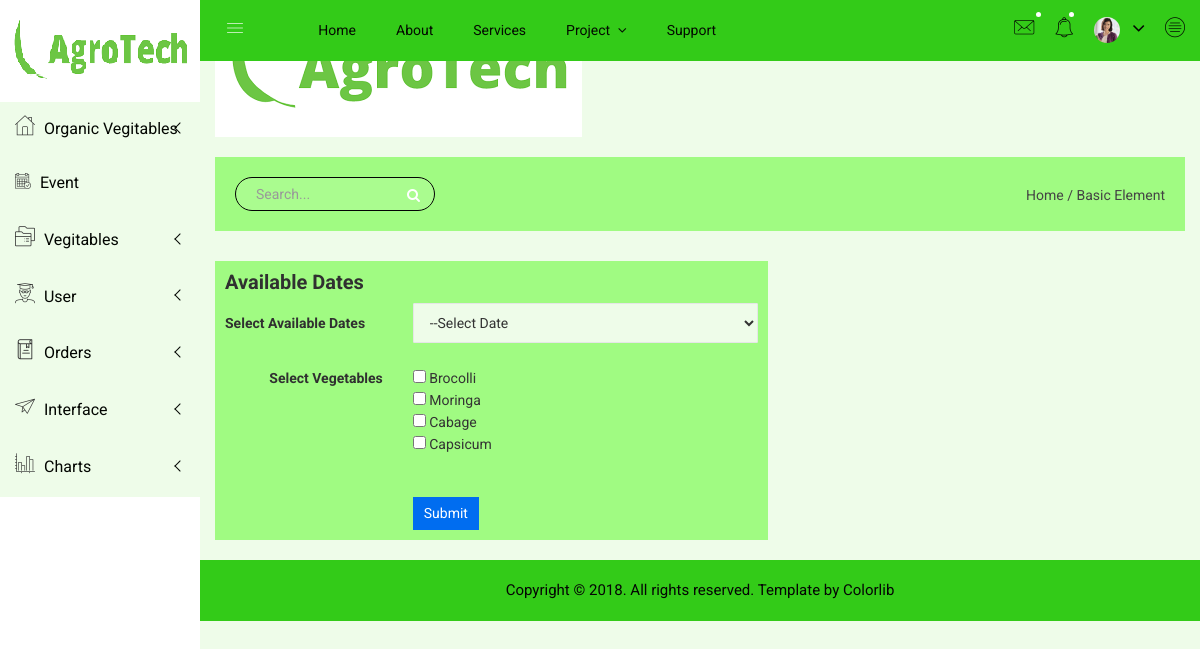
The page /Vegetables/add_available_vegies_on_date on the database its author committed.
### tables this page shows
CREATE TABLE IF NOT EXISTS `vegitables_mst` (
  `veg_id` int(11) NOT NULL AUTO_INCREMENT,
  `veg_name` varchar(255) NOT NULL,
  `veg_type_id` int(11) NOT NULL,
  `veg_unit_id` int(11) NOT NULL,
  `veg_photo` varchar(255) NOT NULL,
  `veg_rate` varchar(255) NOT NULL,
  PRIMARY KEY (`veg_id`)
);

### application/views/includes/main_layout.php (called while the page is built, shortened)
<?php
$this->load->view('includes/header');
$this->load->view('includes/left_menu');
$this->load->view('includes/mobile_menu_area');
$this->load->view($inner_view);
?>

### application/controllers/Vegetables.php (called while the page is built, shortened)
<?php
class Vegetables extends CI_Controller {
	function __construct(){
		$this->load->Model('Veg_Model');
		$config['upload_path']          = './uploads/vegetables/';
        $config['allowed_types']        = 'gif|jpg|png|jpeg';
        $config['max_size']             = 500;
        $config['max_width']            = 1024;
        $config['max_height']           = 768;
        $this->load->library('upload', $config);
	}
	function add_available_vegies_on_date()
	{
		$date=$this->Veg_Model->getAvailableDates();
		$data['date']=$date;
		$result=$this->Veg_Model->get_Vegies();
		$data['rs']=$result;
		$data['inner_view']='add_available_vegies_on_dates';
		$this->load->view('includes/main_layout',$data);
	}
}
?>

### index.php (called while the page is built, shortened)
<?php
require_once BASEPATH.'core/CodeIgniter.php';

### application/models/Veg_Model.php (called while the page is built, shortened)
<?php
class Veg_Model extends CI_Model {
	function get_Vegies(){
		$query='SELECT v.veg_id,v.veg_photo,vr.vr_rate_per_unit,v.veg_name,vt.veg_type,vu.vunit_unit,vu.vunit_qty
from vegitables_mst as v
join vegies_unit_mst as vu on vu.vunit_id=v.veg_unit_id
join vegies_type_mst as vt on vt.type_id=v.veg_type_id
join veegitable_rate_mst as vr on vr.vr_veg_id=v.veg_id';
		$result=$this->db->query($query);
		return $result->result_array();
	}
	function getAvailableDates(){
		$this->db->distinct();
		$this->db->select('av_date');
		$this->db->select('av_end_date');
		$result=$this->db->get('available_date_mst');
		return $result->result_array();
	}
}
?>

### application/views/add_available_vegies_on_dates.php (the view, shortened to what this page needs)
<div class="basic-form-area mg-b-15">
            <div class="container-fluid">
                <div class="row">
<div class="col-lg-7 col-md-7 col-sm-7 col-xs-12">
                        <div class="sparkline9-list responsive-mg-b-30">
                            <div class="sparkline9-hd">
                                <div class="main-sparkline9-hd">
                                    <h1>Available Dates</h1>
                                </div>
                            </div>
                            <div class="sparkline9-graph">
                                <div class="basic-login-form-ad">
                                    <div class="row">
                                        <div class="col-lg-12 col-md-12 col-sm-12 col-xs-12">
                                            <div class="basic-login-inner">
                                                <form name="frm" id="frm" method="post" action="<?php echo base_url().'Vegetables/add_av_vegies_dates_action'?>">
                                                <div class="form-group-inner">
                                                        <div class="row">
                                                            <div class="col-lg-4 col-md-4 col-sm-4 col-xs-12">
                                                                <label class="login2">Select Available Dates</label>
                                                            </div>
                                                            <div class="col-lg-8 col-md-8 col-sm-8 col-xs-12">
                                                                <select type="date" name="av_date"  id="av_date" class="form-control">
                                 <option value="">--Select Date</option>
                                             </select>
                                                            </div>
                                                        </div>
                                                    </div>
                                                     <div class="form-group-inner">
                                                        <div class="row">
                                                            <div class="col-lg-4 col-md-4 col-sm-4 col-xs-12">
                                                                <label class="login2 pull-right pull-right-pro">Select Vegetables<span class="basic-ds-n"></span>
																	</label>
                                                            </div>
                                                            <div class="col-lg-8 col-md-8 col-sm-8 col-xs-12">
                                                                <div class="bt-df-checkbox pull-left">
		<?php for($i=0;$i<count($rs);$i++){?>																	<input type="checkbox" cheked="" name="vegies[]" id="vegies" value="<?php echo $rs[$i]['veg_id'];?>"> <i></i><?php echo $rs[$i]['veg_name'];?>
		<br>
		<?php }?>
                                                                </div>
                                                            </div>
                                                        </div>
                                                    </div>
                                                    <div class="login-btn-inner">
                                                       <div class="row">
                                                            <div class="col-lg-4 col-md-4 col-sm-4 col-xs-12"></div>
                                                            <div class="col-lg-8 col-md-8 col-sm-8 col-xs-12">
                                                                <div class="login-horizental">
                                                                    <button class="btn btn-sm btn-primary login-submit-cs" name="submit" id="submit" type="submit">Submit</button>
                                                                </div>
                                                            </div>
                                                        </div>
                                                    </div>
                                                </form>
                                            </div>
                                        </div>
                                    </div>
                                </div>
                            </div>
                        </div>
                    </div>
                </div>
              </div>
             </div>

### assets/css/main.css (style rules this page uses)
html { color: #222; font-size: 1em; line-height: 1.4; }

### rows shown on the page
vegitables_mst: veg_name "Brocolli"
vegitables_mst: veg_name "Moringa"
vegitables_mst: veg_name "Cabage"
vegitables_mst: veg_name "Capsicum"
